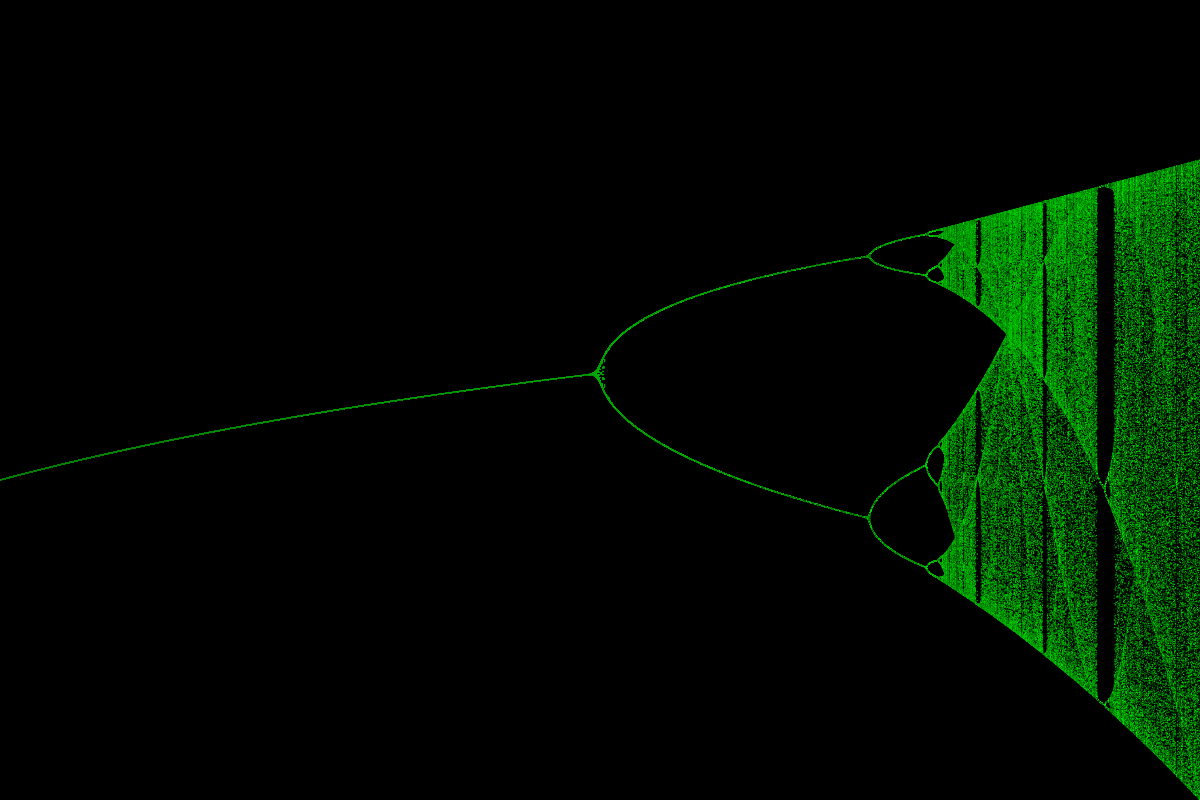
Frame 1 (no input)
Frame 60 (no input): identical to frame 1, image omitted
Frame 120 (the mouse pressed at the canvas centre since frame 60): identical to frame 1, image omitted

The p5.js sketch that drew this single still picture (run headless with seeded random() and noise() and a simulated clock; from frame 60 on, the mouse is pressed at the canvas centre):

// p5.js sketch
// ── sketch.js

let rStart = 2
let rinc = 0.0001
function setup() {
  createCanvas(1200,800);
  background(0);
  logisticMap();
}

function logisticMap() {
  for(let r = rStart; r<4; r = r + rinc){
    let x = Math.random();
    for(let i=0;i<300;i++) {
      x = r*x*(1-x);
       if (i > 250){
       point(map(r, rStart, 4, 0, width), height - map(x, 0, 1, 0, height * 0.8));
       }
    }
      stroke(0, map(x, 0, 1, 0, 255), 0);
  }
}

function draw() {

}
